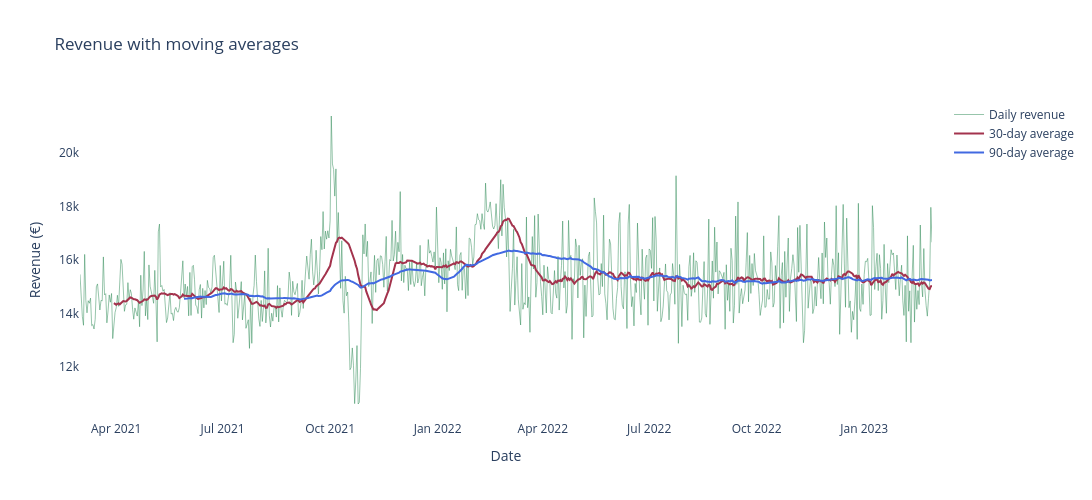

The notebook cell saved with this chart:
### Code cell
# Chart
fig = go.Figure()
fig.add_trace(
    go.Scatter(
        x=ca_jour["date"],
        y=ca_jour["CA"],
        mode="lines",
        name="Daily revenue",
        line=dict(color="#2E8B57", width=0.5),
    )
)
fig.add_trace(
    go.Scatter(
        x=ca_jour["date"],
        y=ca_jour["MM30"],
        mode="lines",
        name=("30-day average"),
        line=dict(color="#A3334D", width=2),
    )
)
fig.add_trace(
    go.Scatter(
        x=ca_jour["date"],
        y=ca_jour["MM90"],
        mode="lines",
        name=("90-day average"),
        line=dict(color="#4169E1", width=2),
    )
)
fig.update_layout(
    title="Revenue with moving averages",
    xaxis_title="Date",
    yaxis_title="Revenue (€)",
    plot_bgcolor="white",
    xaxis=dict(showgrid=False),
    yaxis=dict(showgrid=False),
    width=1550,
    height=500,
)
fig.show()

### Figure 1 — Plotly figure (JSON) as saved in the notebook; plotly's stock layout.template omitted (floating-point values rounded to 4 significant figures; data arrays with more than 128 entries replaced by an {"elided": "..."} marker saying what was removed)
{"data": [{"line": {"color": "#2E8B57", "width": 0.5}, "mode": "lines", "name": "Daily revenue", "type": "scatter", "x": {"elided": "730 str values"}, "y": {"elided": "730 float values"}}, {"line": {"color": "#A3334D", "width": 2}, "mode": "lines", "name": "30-day average", "type": "scatter", "x": {"elided": "730 str values"}, "y": {"elided": "730 float values"}}, {"line": {"color": "#4169E1", "width": 2}, "mode": "lines", "name": "90-day average", "type": "scatter", "x": {"elided": "730 str values"}, "y": {"elided": "730 float values"}}], "layout": {"height": 500, "plot_bgcolor": "white", "title": {"text": "Revenue with moving averages"}, "width": 1550, "xaxis": {"showgrid": false, "title": {"text": "Date"}}, "yaxis": {"showgrid": false, "title": {"text": "Revenue (€)"}}}}
